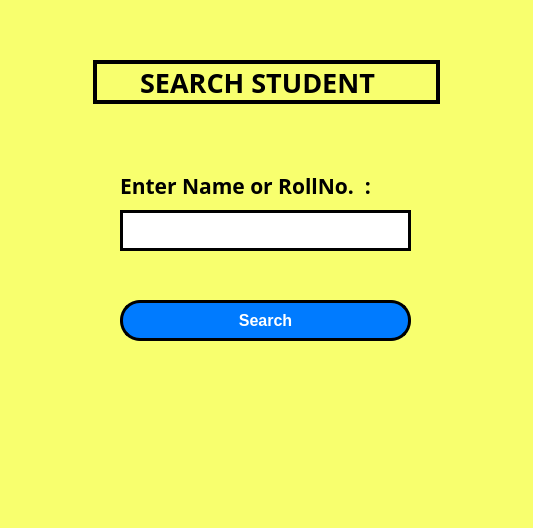
<?xml version="1.0" encoding="UTF-8"?>
<ui version="4.0">
 <class>searchstudentDialog</class>
 <widget class="QDialog" name="searchstudentDialog">
  <property name="geometry">
   <rect>
    <x>0</x>
    <y>0</y>
    <width>533</width>
    <height>528</height>
   </rect>
  </property>
  <property name="windowTitle">
   <string>Search Student Page</string>
  </property>
  <property name="windowIcon">
   <iconset resource="resource.qrc">
    <normaloff>:/img/pic/1.png</normaloff>:/img/pic/1.png</iconset>
  </property>
  <property name="styleSheet">
   <string notr="true">background-color: rgb(248, 255, 110);
</string>
  </property>
  <widget class="QPushButton" name="btnSearch">
   <property name="geometry">
    <rect>
     <x>120</x>
     <y>300</y>
     <width>291</width>
     <height>41</height>
    </rect>
   </property>
   <property name="font">
    <font>
     <pointsize>12</pointsize>
     <bold>true</bold>
    </font>
   </property>
   <property name="styleSheet">
    <string notr="true">QPushButton {
    background-color: #007bff;     /* Blue background */
    color: white;                  /* White text */
    padding: 8px 16px;             /* Inner spacing */
    font-weight: bold;
border-radius: 20px ;
border: 3px solid black;
   
}

QPushButton:hover {
    background-color: #0056b3;     /* Darker blue on hover */
}

QPushButton:pressed {
    background-color: #003d80;     /* Even darker on press */
}</string>
   </property>
   <property name="text">
    <string>Search</string>
   </property>
  </widget>
  <widget class="QLabel" name="label">
   <property name="geometry">
    <rect>
     <x>120</x>
     <y>170</y>
     <width>371</width>
     <height>31</height>
    </rect>
   </property>
   <property name="font">
    <font>
     <family>Bell MT</family>
     <pointsize>16</pointsize>
     <bold>true</bold>
    </font>
   </property>
   <property name="text">
    <string>Enter Name or RollNo.  :</string>
   </property>
  </widget>
  <widget class="QLineEdit" name="lineEdit_search">
   <property name="geometry">
    <rect>
     <x>120</x>
     <y>210</y>
     <width>291</width>
     <height>41</height>
    </rect>
   </property>
   <property name="font">
    <font>
     <family>Bell MT</family>
     <pointsize>12</pointsize>
    </font>
   </property>
   <property name="styleSheet">
    <string notr="true">background-color: rgb(255, 255, 255);
border: 3px solid black;
  </string>
   </property>
  </widget>
  <widget class="QLabel" name="label_2">
   <property name="geometry">
    <rect>
     <x>93</x>
     <y>60</y>
     <width>347</width>
     <height>44</height>
    </rect>
   </property>
   <property name="font">
    <font>
     <family>Bell MT</family>
     <pointsize>20</pointsize>
     <bold>true</bold>
    </font>
   </property>
   <property name="styleSheet">
    <string notr="true">border: 4px solid black;

</string>
   </property>
   <property name="text">
    <string>     SEARCH STUDENT </string>
   </property>
  </widget>
  <widget class="QLabel" name="label_3">
   <property name="geometry">
    <rect>
     <x>10</x>
     <y>40</y>
     <width>81</width>
     <height>71</height>
    </rect>
   </property>
   <property name="styleSheet">
    <string notr="true">image: url(:/img/pic/search-user_11326123.png);</string>
   </property>
   <property name="text">
    <string/>
   </property>
  </widget>
 </widget>
 <resources>
  <include location="resource.qrc"/>
 </resources>
 <connections/>
</ui>
